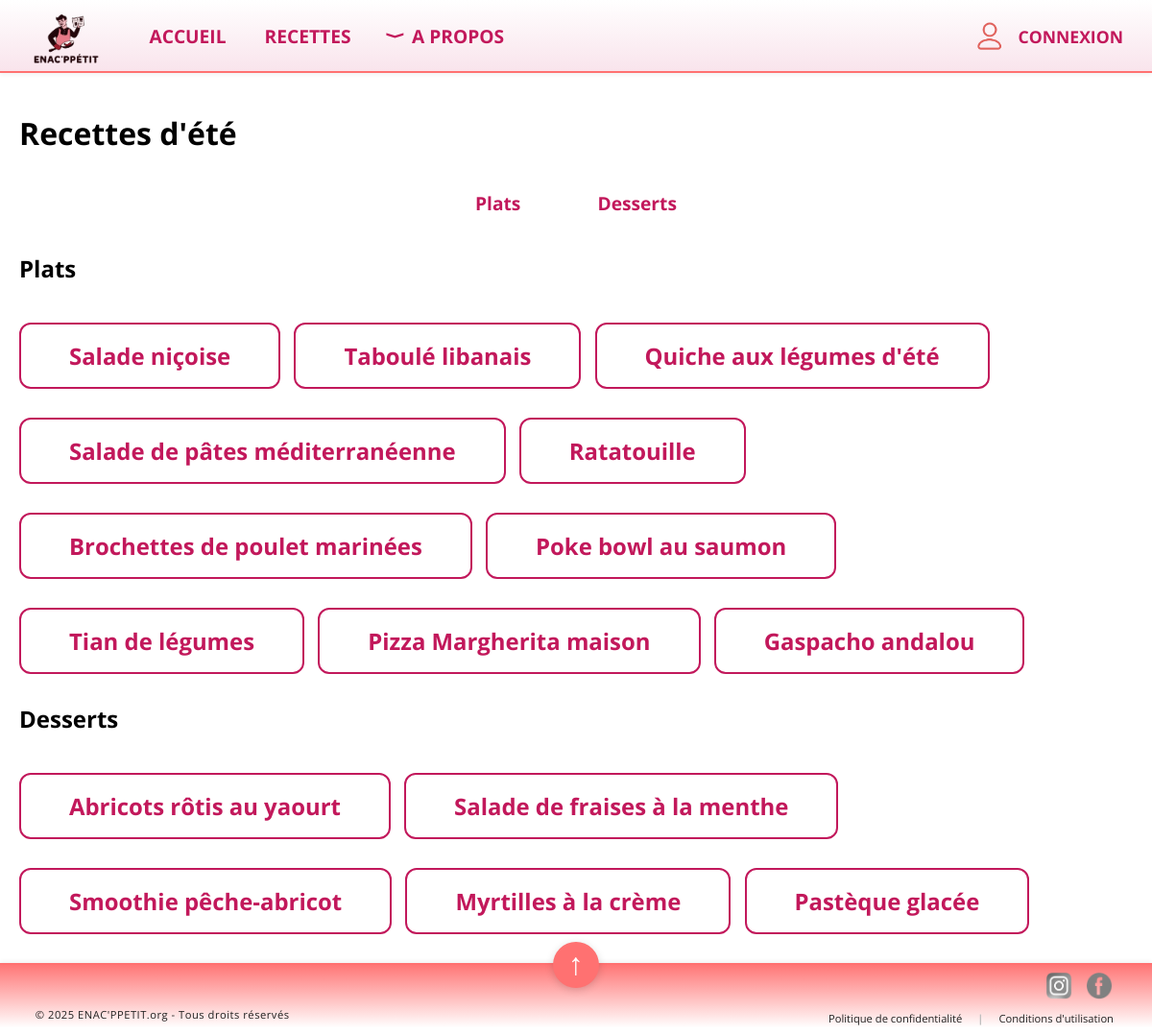
Page /ete on the committed database.
### tables this page shows
CREATE TABLE Recette (
    Recette_id INTEGER PRIMARY KEY,
    Title TEXT,
    Preptime INTEGER,
    Cooktime INTEGER,
    Category TEXT,
    Saison TEXT,
    Description TEXT,
    Servings INTEGER,
    Image TEXT
);

### app.py (the view)
@app.route('/ete')
def ete():
    conn = sqlite3.connect('BDD.db')
    conn.row_factory = sqlite3.Row
    plats = conn.execute("SELECT * FROM Recette WHERE saison = 'Été' AND category = 'Plat'").fetchall()
    desserts = conn.execute("SELECT * FROM Recette WHERE saison = 'Été' AND category = 'Dessert'").fetchall()
    conn.close()
    return render_template('ete.html', plats=plats, desserts=desserts)

### templates/ete.html (shortened to what this page needs)
{% extends "base.html" %}
{% block content %}
<h1>Recettes d'été</h1>
<div class="categories-links">
    <a href="#plats" class="lien-recettes">Plats</a>
    <a href="#desserts" class="lien-recettes">Desserts</a>
</div>
<h2 id="plats">Plats</h2>
{% if plats %}
    {% for plat in plats %}
        <div class="encadre-nom-recette">
           <a href="{{ url_for('recette', recette_id=plat['Recette_id']) }}" class="lien-recettes">{{ plat['Title'] }}</a>
        </div>
    {% endfor %}
{% else %}
    <p>Aucun plat d'été trouvé.</p>
{% endif %}
<h2 id="desserts">Desserts</h2>
{% if desserts %}
    {% for dessert in desserts %}
        <div class="encadre-nom-recette">
            <a href="{{ url_for('recette', recette_id=dessert['Recette_id']) }}" class="lien-recettes">{{ dessert['Title'] }}</a>
        </div>
    {% endfor %}
{% else %}
    <p>Aucun dessert d'été trouvé.</p>
{% endif %}
{% endblock %}

### templates/base.html (shortened to what this page needs)
<!DOCTYPE html>
<html lang="fr">
<head>
    <link rel="stylesheet" href="{{ url_for('static', filename='style.css') }}">
</head>
<body>
    <div class="top-bar">
        <img src="{{ url_for('static', filename='enacppetit.png') }}" alt="Logo ENAC'ppetit">
        <nav>
            <ul class="nav-links">
                <li><a href="{{ url_for('accueil') }}">ACCUEIL</a></li>
                <li><a href="{{ url_for('recettes') }}">RECETTES</a></li>
                <li class="nav-dropdown">
                    <span class="apropos-link">
                        <span class="apropos-arrow" style="font-size:1em; margin-right:10px; display:inline-block; transform:rotate(270deg);">⟨</span>
                        A PROPOS
                    </span>
                </li>
            </ul>
        </nav>
            {% if session.get('username') %}
        <a href="{{ url_for('profil') }}" style="margin-left:auto; margin-right:30px; color:#c2185b; font-weight:bold; font-size:1.1em; text-decoration:none; display:flex; align-items:center; font-family:'Open Sans',Arial,sans-serif;">
            <img src="{{ url_for('static', filename='logoconnexion.png') }}" alt="Logo Utilisateur" style="height:0.9cm; margin-right:8px;">
            {{ session['username'] }}
        </a>
    {% else %}
        <a href="{{ url_for('login') }}" style="margin-left:auto; margin-right:30px; color:#c2185b; font-weight:bold; font-size:1.1em; text-decoration:none; display:flex; align-items:center; font-family:'Open Sans',Arial,sans-serif;">
            <img src="{{ url_for('static', filename='logoconnexion.png') }}" alt="Logo Connexion" style="height:0.9cm; margin-right:8px;">
            CONNEXION
        </a>
    {% endif %}
    </div>
    <div class="content">
        {% block content %}{% endblock %}
    </div>
    <div class="bottom-bar">
    <span class="footer-left">&nbsp;&nbsp;© 2025 ENAC'PPETIT.org - Tous droits réservés</span>
    <button class="scroll-top-btn" onclick="window.scrollTo({top: 0, behavior: 'smooth'});">
        &#8593;
    </button>
    <div class="footer-social">
    <div class="social-logos">
        <a href="https://www.instagram.com/enacppetit?igsh=MTFtcmJqcXhuZGltNg%3D%3D&utm_source=qr" target="_blank">
            <img src="{{ url_for('static', filename='insta.png') }}" alt="Instagram" class="social-icon">
        </a>
        <a href="https://www.facebook.com/profile.php?id=61577273121264" target="_blank">
            <img src="{{ url_for('static', filename='facebook.png') }}" alt="Facebook" class="social-icon">
        </a>
    </div>
    <div class="footer-links-row">
        <a href="{{ url_for('politique') }}">Politique de confidentialité</a>
        <span class="footer-sep">|</span>
        <a href="{{ url_for('conditions') }}">Conditions d'utilisation</a>
    </div>
</div>
</body>
</html>

### static/style.css (style rules this page uses)
body { overflow-x: hidden; background: #fff; margin: 0; padding: 0; font-family: 'Open Sans', Arial, sans-serif; }
html { box-sizing: border-box; width: 100vw; overflow-x: hidden; }
*, *::before, *::after { box-sizing: inherit; }
.top-bar { position: fixed; top: 0; left: 0; width: 100%; height: 2cm; background: linear-gradient( to bottom, #ffffff 0%, #f9e4ec calc(100% - 0.05cm), #ff7171 calc(100% - 0.05cm), #ff7171 100% ); z-index: 1000; display: flex; align-items: center; box-shadow: 0 2px 4px rgba(0,0,0,0.05); }
.top-bar img { height: 1.6cm; margin-left: 20px; }
.top-bar img[alt="Logo ENAC'ppetit"] { margin-right: 40px; }
.nav-links { display: flex; gap: 40px; margin-left: 40px; font-size: 1.2em; }
.nav-links a { color: #c2185b; text-decoration: none; font-weight: bold; transition: color 0.2s; font-family: 'Open Sans', Arial, sans-serif; }
.content { margin-top: 2cm; padding: 20px; font-family: 'Open Sans', Arial, sans-serif; }
.bottom-bar { position: relative; display: flex; align-items: flex-end; justify-content: space-between; width: 100%; height: 2cm; background: linear-gradient( to top, #ffffff 0.2cm, #ff7171 2cm ); box-shadow: 0 -2px 4px rgba(0,0,0,0.05); padding: 0 20px 10px 20px; border-top: 2px solid #ff7171; }
.scroll-top-btn { position: absolute; left: 50%; transform: translateX(-50%); top: -24px; background: #ff7171; color: rgb(255, 255, 255); border: none; border-radius: 50%; width: 48px; height: 48px; font-size: 2rem; display: flex; align-items: center; justify-content: center; box-shadow: 0 2px 8px rgba(0,0,0,0.15); cursor: pointer; transition: background 0.2s; z-index: 2; }
.footer-social { display: flex; align-items: flex-end; gap: 18px; margin-left: 10px; margin-right: 20px; }
.social-icon { width: 30px ; height: 30px ; object-fit: contain; filter: grayscale(1); transition: filter 0.2s; }
.footer-left { color: #222; font-size: 0.7em; align-self: flex-end; margin-left: 10px; margin-bottom: 4px; letter-spacing: 0.5px; }
.footer-social { display: flex; flex-direction: column; align-items: flex-end; gap: 4px; }
.social-logos { display: flex; gap: 12px; margin-bottom: 2px; }
.footer-links-row { display: flex; gap: 16px; font-size: 0.7em; }
.footer-links-row a { color: #222; text-decoration: none; transition: color 0.2s; }
.footer-sep { color: #bbb; font-weight: bold; }
.lien-recettes, .lien-apropos { color:#c2185b !important; font-weight: bold; font-size: 1.15em; text-decoration: none !important; background: #fff; padding: 6px 18px; border-radius: 8px; transition: background 0.2s; }
.nav-links { display: flex; align-items: center; gap: 40px; margin-left: 40px; font-size: 1.2em; list-style: none; padding: 0; margin: 0; }
.nav-links li { position: relative; display: flex; align-items: center; }
.apropos-link { cursor: pointer; display: flex; align-items: center; color: #c2185b; font-weight: bold; font-family: 'Open Sans', Arial, sans-serif; gap: 6px; }
.apropos-arrow { font-size: 1.2em; margin-right: 4px; transition: transform 0.2s; }
.apropos-arrow { font-size: 1em; margin-right: 10px; display: inline-block; transition: transform 0.2s; transform: rotate(270deg); }
.encadre-nom-recette { background: #fff; border: 2px solid #c2185b; border-radius: 12px; padding: 16px 32px; font-size: 1.3em; font-weight: bold; display: inline-block; margin: 20px 10px 10px 0; }
.categories-links { display: flex; justify-content: center; gap: 40px; margin: 30px 0 30px 0; }
.categories-links a { font-weight: bold; color: #111; text-decoration: none; font-size: 1.2em; padding: 8px 20px; border-radius: 20px; transition: background 0.2s; }
h2[id] { scroll-margin-top: 200px; }

### rows in the picture
Recette: Title "Salade niçoise"
Recette: Title "Taboulé libanais"
Recette: Title "Quiche aux légumes d'été"
Recette: Title "Salade de pâtes méditerranéenne"
Recette: Title "Ratatouille"
Recette: Title "Brochettes de poulet marinées"
Recette: Title "Poke bowl au saumon"
Recette: Title "Tian de légumes"
Recette: Title "Pizza Margherita maison"
Recette: Title "Gaspacho andalou"
Recette: Title "Abricots rôtis au yaourt"
Recette: Title "Salade de fraises à la menthe"
Recette: Title "Smoothie pêche-abricot"
Recette: Title "Myrtilles à la crème"
Recette: Title "Pastèque glacée"
